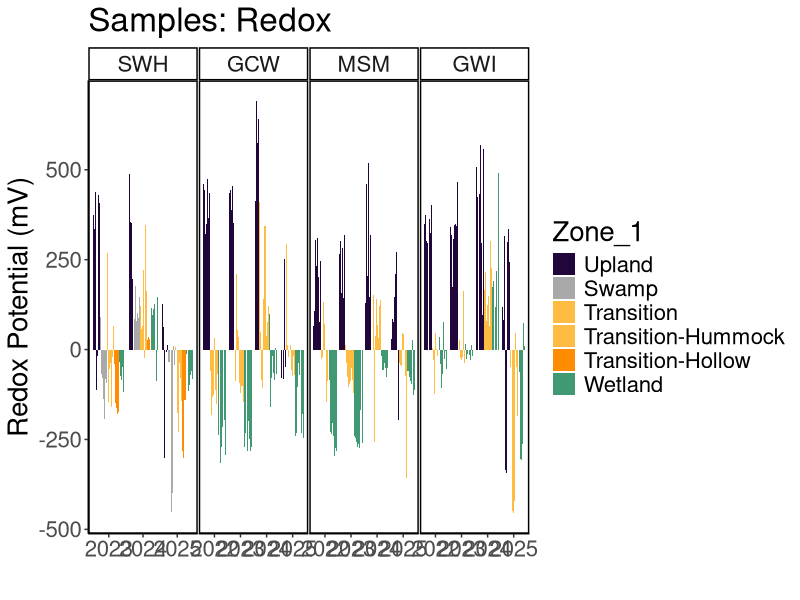
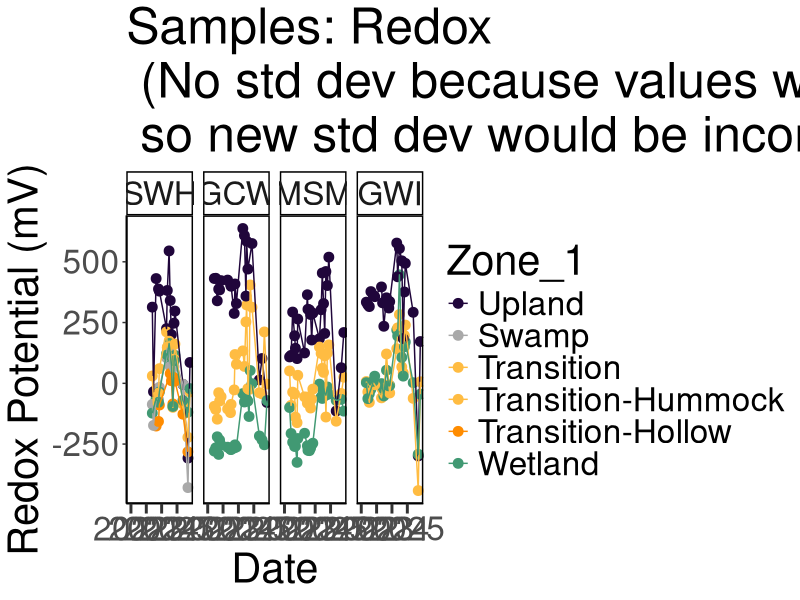
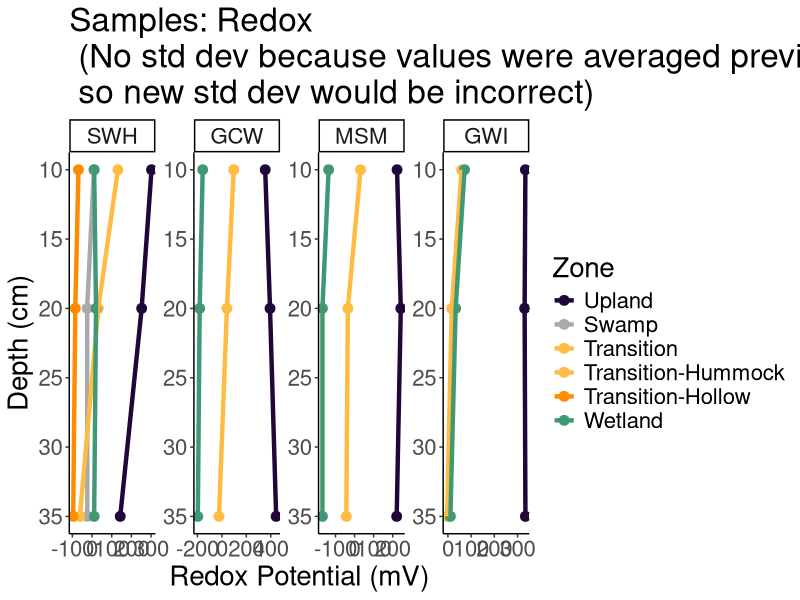
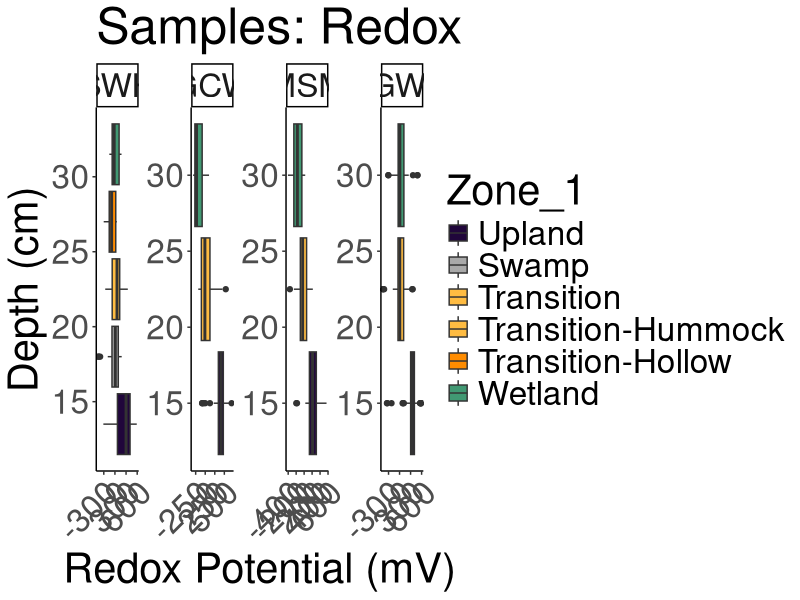
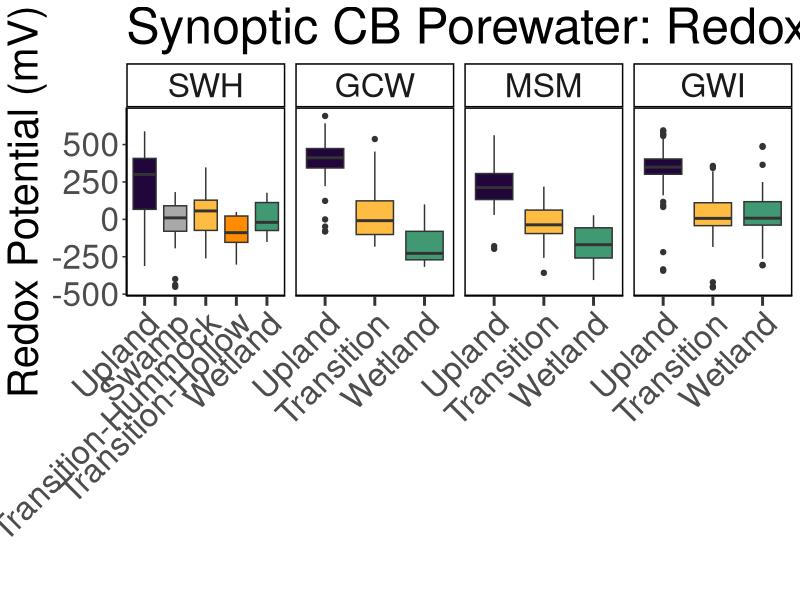
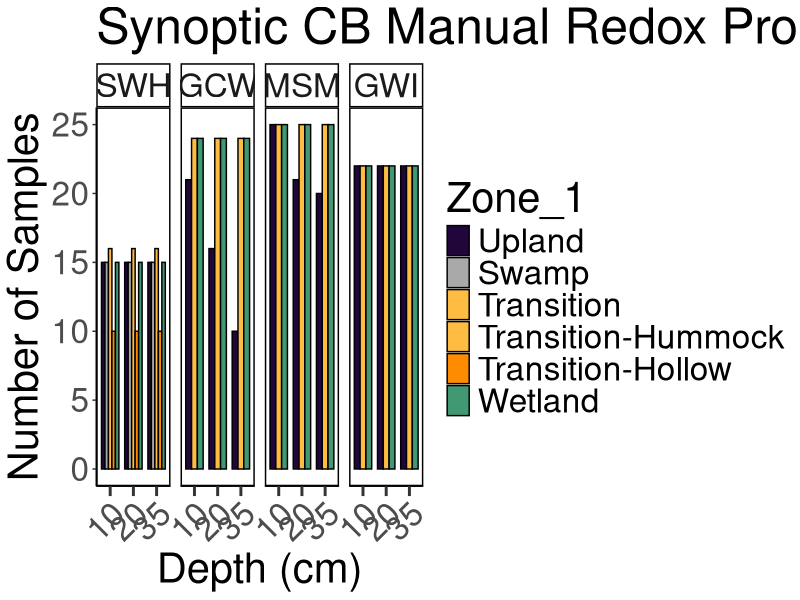
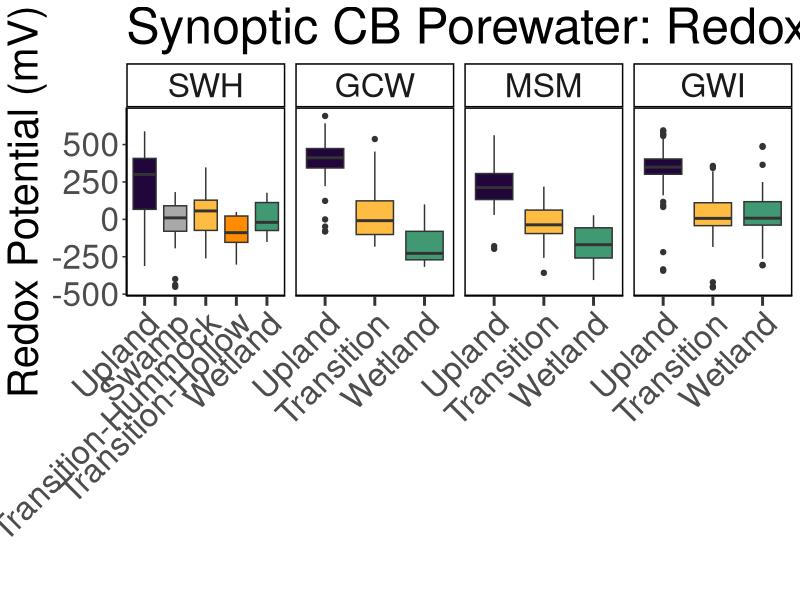

Here is the R script that generated these plots, in order:
## ---- chunk 1
library(dplyr)
library(ggplot2)
library(ggpubr)
library(stringr)
library(readxl)
library(tidyr)
library(tibble)
library(openxlsx)
library(knitr)
## ---- chunk 2

#read in 2022 Dionex Data:
dat22 <- read.csv("2022/Processed Data/COMPASS_Synoptic_CB_Redox_2022_processed.csv")
# head(dat22)
colnames(dat22)

#read in 2023 Dionex Data:
dat23 <- read.csv("2023/Processed Data/COMPASS_Synoptic_CB_Redox_2023_processed.csv")
# head(dat23)
colnames(dat23)

#read in 2024 Dionex Data:
dat24 <- read.csv("2024/Processed Data/COMPASS_Synoptic_CB_Redox_2024_processed.csv")
# head(dat24)
colnames(dat24)

#read in 2025 Dionex Data:
dat25 <- read.csv("2025/Processed Data/COMPASS_Synoptic_CB_Redox_2025_processed.csv")
# head(dat25)
colnames(dat25)

all_dat <- bind_rows(dat22, dat23, dat24, dat25)

all_dat <- all_dat %>%
  mutate(Project = "COMPASS:Synoptic", 
         Region = "CB", 
         Zone_1 = Zone) %>%
  mutate(Zone = case_when(Zone_1 == "Upland" ~ "UP", 
                          Zone_1 == "Transition" ~ "TR", 
                          Zone_1 == "Wetland" ~ "WC", 
                          Zone_1 == "Swamp" ~ "SWAMP",
                          TRUE ~ Zone)) %>% 
  filter (!is.na(Avg_mV))  ##remove NA values from samples not taken

final_dat <- all_dat %>%
  select (-Zone_1)

##Set 4 decimal points max
final_dat <- final_dat %>%
  mutate(across(where(is.numeric), round, digits = 1)) ##This does make all salinities 0 when Cl_ppm is 0 instead of 0.000026

##Format data
final_dat1 <- final_dat %>% 
  mutate(Project = "COMPASS:Synoptic", 
         Region = "CB") %>% 
  rename(Day = Date) %>% 
  select(c("Project", "Region", "Year", "Month", "Day", "Time_24hr",  "Time_Zone", "Site", "Zone", "Topography", "Depth", "Avg_mV", "Std_dv", "Std_err", "Notes"))

## ---- chunk 3

#write out a csv of all the data to the main folder: 
write.csv(final_dat1, "COMPASS_SynopticCB_Redox_AllData.csv", row.names = FALSE)

## ---- chunk 4

data_plotting <- all_dat %>% 
  mutate(Zone_1 = case_when(Site == "SWH" & Zone_1 == "Transition" & Topography == "Hummock" ~ "Transition-Hummock",
                            Site == "SWH" & Zone_1 == "Transition" & Topography == "Hollow" ~ "Transition-Hollow",
                            TRUE ~ Zone_1))

#Order by Zone from Upland to Surface Water
data_plotting$Zone_1 = factor(data_plotting$Zone_1, levels = c("Upland",  "Swamp", "Transition", "Transition-Hummock", "Transition-Hollow", "Wetland"))
data_plotting <- data_plotting[order(data_plotting$Zone_1), ]

#Order by Site from SWH, GCW, MSM, GWI order, which is oligohaline to polyhaline
data_plotting$Site = factor(data_plotting$Site, levels = c("SWH", "GCW", "MSM", "GWI"))
data_plotting <- data_plotting[order(data_plotting$Site), ]

#Plot samples to get a first look at concentrations (sanity check)
#group the data for plotting
data_plotting_all <- data_plotting %>%
  group_by(Site, Zone_1) %>%
  mutate(row_num = factor(row_number())) %>%  # create row_num as factor per group
  ungroup()

# data_plotting_all$Date <- as.Date(paste(data_plotting_all$Year, data_plotting_all$Month, data_plotting_all$Day, sep = "-"))


#Plot data and change colors based on Zone:
viz_redox_plot <- ggplot(data_plotting_all, aes(x = as.character(Year), y = Avg_mV, fill = Zone_1)) +
  geom_bar(stat = "identity", position = position_dodge2(preserve = "total")) +
  facet_grid( ~ Site, scales="free") +
  scale_fill_manual(values = c(
    "Upland" = "#20063B",
    "Swamp" = "darkgrey",
    "Transition" = "#FFBC42",
    "Transition-Hollow" = "darkorange",
    "Transition-Hummock" = "#FFBC42",
    "Wetland" = "#419973")) +
  theme_classic() +
  labs(x = " ", y = "Redox Potential (mV)", title = "Samples: Redox") +
  theme(
    panel.spacing = unit(.05, "lines"), 
    panel.border = element_rect(color = "black", fill = NA, linewidth = 1)) + 
  theme(text = element_text(size = 20))

viz_redox_plot

## ---- chunk 5

##Make Date Column with just Year and Month for Sample ID
all_dat_dates <- data_plotting %>%
  mutate(Month_num = match(Month, month.name)) %>%
  mutate(
    YearMonth = if_else(
      Month_num < 10,
      # Modify the string:
      YearMonth <- paste(Year, Month_num, sep = "-0"), 
      YearMonth <- paste(Year, Month_num, sep = "-"), 
    )
  )

##Summarize SO4 and Cl by Date, Site, and Zone
Redox_avg <- all_dat_dates %>%
  group_by(Month, Year, Site, Zone_1) %>%
   dplyr::summarize(mean_mV = mean(Avg_mV, na.rm=TRUE), 
            YearMonth = first(YearMonth), 
            Date = first(Date))

# Concatenate with a day (e.g., "01" for the first day)
Redox_avg$Date <- paste(Redox_avg$YearMonth, Redox_avg$Date, sep = "-")

# Convert to Date object
Redox_avg$Date <- as.Date(Redox_avg$Date)

# Define the specific date breaks you want to display
specific_breaks <- as.Date(c("2022-01-01", "2023-01-01", "2024-01-01", "2025-01-01"))

viz_redox_plot_avgs <- ggplot(Redox_avg, aes(x = Date, y = mean_mV, color = Zone_1, group = Zone_1)) +
  geom_point(size = 3) + 
  # geom_errorbar(aes(ymin = mean_Cl - sd_Cl, ymax = mean_Cl + sd_Cl), width = 0.2) + 
  geom_line() + 
  facet_grid( ~ Site, scales="free_y") +
  scale_color_manual(values = c(
    "Upland" = "#20063B",
    "Swamp" = "darkgrey",
    "Transition" = "#FFBC42",
    "Transition-Hollow" = "darkorange",
    "Transition-Hummock" = "#FFBC42",
    "Wetland" = "#419973")) +
  theme_classic() +
  labs(x = "Date", y = "Redox Potential (mV)", title = "Samples: Redox\n (No std dev because values were averaged previously,\n so new std dev would be incorrect)") +
  theme(
    panel.spacing = unit(0.5, "lines"), 
    panel.border = element_rect(color = "black", fill = NA, linewidth = 1)) +
  # theme(axis.text.x = element_text(angle = 90, hjust = 0.5))+ 
  theme(text = element_text(size = 30))+
  scale_x_date(breaks = specific_breaks, date_labels = "%Y", expand = expansion(mult = c(0.18, 0.05)))+
  theme(axis.ticks.x = element_line(linewidth = 1))+
  theme(axis.ticks.length.x = unit(0.25, "cm"))

viz_redox_plot_avgs

## ---- chunk 6

##Remove SW and calculate average and sd for each depth
Redox_avg <- all_dat_dates %>%
  group_by(Site, Zone_1, Depth) %>%
   dplyr::summarize(mean_mV = mean(Avg_mV, na.rm=TRUE))

viz_redox_plot_depth <- ggplot(Redox_avg, aes(x = as.numeric(Depth), y = mean_mV, color = Zone_1, group = Zone_1)) +
  geom_point(size = 3) + 
  # Zone_geom_errorbar(aes(ymin = mean_Cl - sd_Cl, ymax = mean_Cl + sd_Cl), width = 0.5, size = 1) + 
  geom_line(size = 1.5) + 
  facet_wrap( ~ Site, scales="free", nrow = 1) + 
  scale_color_manual(values = c(
    "Upland" = "#20063B",
    "Swamp" = "darkgrey",
    "Transition" = "#FFBC42",
    "Transition-Hollow" = "darkorange",
    "Transition-Hummock" = "#FFBC42",
    "Wetland" = "#419973")) +
  theme_classic() +
  #labs(x = "Depth (cm)", y = "Redox Potential (mV)", title = "Samples: Redox profiles across transects") +
  labs(x = "Depth (cm)", y = "Redox Potential (mV)", title = "Samples: Redox\n (No std dev because values were averaged previously,\n so new std dev would be incorrect)") +
  theme(text = element_text(size = 20))+
  coord_flip() + 
  scale_x_continuous(trans = "reverse") + 
  labs(color = "Zone") 

viz_redox_plot_depth

## ---- chunk 7

##Remove SW
data_plotting_depth <- data_plotting %>%
  mutate(Depth_cm = factor(Depth, levels = c("45", "20", "10")))


#Plot data and change colors based on Zone:
viz_redox_depth <-  ggplot(data_plotting_depth, aes(x = Depth, y = Avg_mV, fill = Zone_1)) +
  geom_boxplot() +
  facet_wrap( ~ Site, scales="free", nrow = 1) +
  scale_fill_manual(values = c(
    "Upland" = "#20063B",
    "Swamp" = "darkgrey",
    "Transition" = "#FFBC42",
    "Transition-Hollow" = "darkorange",
    "Transition-Hummock" = "#FFBC42",
    "Wetland" = "#419973")) +
  theme_classic() +
  labs(x = "Depth (cm)", y = "Redox Potential (mV)", title = "Samples: Redox") +
  # theme(
  #   panel.spacing = unit(.05, "lines"), 
  #   panel.border = element_rect(color = "black", fill = NA, linewidth = 1))+ 
  theme(text = element_text(size = 30))+
  theme(axis.text.x = element_text(angle = 45, vjust = 1, hjust = 1))+ 
  coord_flip() 

viz_redox_depth

## ---- chunk 8


##Summarize SO4 and Cl by Date, Site, and Zone
viz_redox_boxplot <- ggplot(all_dat_dates, aes(x = Zone_1, y = Avg_mV, fill = Zone_1, group = Zone_1)) +
  geom_boxplot() + 
  facet_grid( ~ Site, scales = "free_x") +
  scale_x_discrete(drop = TRUE) +
  scale_fill_manual(values = c(
    "Upland" = "#20063B",
    "Swamp" = "darkgrey",
    "Transition" = "#FFBC42",
    "Transition-Hollow" = "darkorange",
    "Transition-Hummock" = "#FFBC42",
    "Wetland" = "#419973")) +
  theme_classic() +
  labs(x = " ", y = "Redox Potential (mV)", title = "Synoptic CB Porewater: Redox Potential") +
  theme(
    panel.spacing = unit(0.5, "lines"), 
    panel.border = element_rect(color = "black", fill = NA, linewidth = 1)) +
  theme(axis.text.x = element_text(angle = 45, vjust = 1, hjust = 1))+ 
  theme(text = element_text(size = 30))+
  theme(axis.ticks.x = element_line(linewidth = 1))+
  theme(axis.ticks.length.x = unit(0.25, "cm"))+ 
  #scale_x_discrete(labels = c("Upland", "Swamp", "Transition", "Wetland", "Surface Water"))+ 
  theme(legend.position = "none")

viz_redox_boxplot

# Save as a PNG
png("COMPASS_SynopticCB_Redox_alldata.png", width = 2000, height = 1200, res = 100) 
print(viz_redox_boxplot)  # For ggplot objects, use print()
dev.off() 

## ---- chunk 9
# It would also be great to add to our collation codes a summary chunk that will calculate value ranges, means, and standard deviations (and errors) for each site, zone, depth for each year; also for each site zone, depth overall; and for each site and zone overall so that we have some easy access to metrics. Was just thinking this might be helpful today when re-collating the DIC data.

colnames(all_dat)

##Metrics for each site, zone, depth for each year
summary_by_year <- data_plotting %>%
  group_by(Year, Site, Zone_1, Depth) %>%
   reframe(
     min_mV = min(Avg_mV, na.rm=TRUE),
     max_mV = max(Avg_mV, na.rm=TRUE), 
     mean_mV = mean(Avg_mV, na.rm=TRUE)) %>%
  mutate(across(where(is.numeric), round, digits = 4)) 

##Metrics for each site, zone, depth for all years
summary_all_years <- data_plotting %>%
  group_by(Site, Zone_1, Depth) %>%
   reframe(
     min_mV = min(Avg_mV, na.rm=TRUE),
     max_mV = max(Avg_mV, na.rm=TRUE), 
     mean_mV = mean(Avg_mV, na.rm=TRUE)) %>%
  mutate(across(where(is.numeric), round, digits = 4)) 

##Metrics for each site and zone for all depths and years
summary_all_depths_years <- data_plotting %>%
  group_by(Site, Zone_1) %>%
   reframe(
     min_mV = min(Avg_mV, na.rm=TRUE),
     max_mV = max(Avg_mV, na.rm=TRUE), 
     mean_mV = mean(Avg_mV, na.rm=TRUE)) %>%
  mutate(across(where(is.numeric), round, digits = 4)) 

## ---- chunk 10
#  I am thinking it might be cool to add to our porewater collation files a table at the end that has total number of samples then also some info about # of samples per zone, site, depth etc.

##Metrics for each year
sample_numbers_years <- data_plotting %>%
  group_by(Year) %>%
   reframe(
     Number_of_samples = n())

##Metrics for each site, zone, depth for all years
sample_numbers <- data_plotting %>%
  group_by(Site, Zone_1, Depth) %>%
   reframe(
     Number_of_samples = n())
     

## ---- chunk 11

library(kableExtra)

kable(
  summary_all_depths_years[, c("Site", "Zone_1", "min_mV",	"max_mV", "mean_mV")],  
  format = "latex",
  booktabs = TRUE,
  caption = "Summary Statistics"
) %>%
  kable_styling(
    latex_options = c("hold_position", "striped", "scale_down"),
    font_size = 12
  ) %>%
  row_spec(0, bold = TRUE) %>%   # header
  column_spec(1, bold = TRUE)


## ---- chunk 12

kable(
  sample_numbers_years[, c("Year", "Number_of_samples")],  
  format = "latex",
  booktabs = TRUE,
  caption = paste0("Total Samples: ", nrow(all_dat))
) %>%
  kable_styling(
    latex_options = c("hold_position", "striped", "scale_down"),
    font_size = 12
  ) %>%
  row_spec(0, bold = TRUE) %>%   # header
  column_spec(1, bold = TRUE)

## ---- chunk 13

##Number of Samples Plots
sample_num_barplot <- ggplot(sample_numbers, aes(x = as.character(Depth), y = Number_of_samples, fill = Zone_1)) +
  geom_col(position = "dodge", color = "black", width = 0.75) + # 'color' adds a border to the bars
  facet_grid(~Site , scales = "free_x") +
  scale_x_discrete(drop = TRUE) +
  scale_fill_manual(values = c(
    "Upland" = "#20063B",
    "Swamp" = "darkgrey",
    "Transition" = "#FFBC42",
    "Transition-Hollow" = "darkorange",
    "Transition-Hummock" = "#FFBC42",
    "Wetland" = "#419973")) +
  theme_classic() +
  labs(x = "Depth (cm)", y = "Number of Samples", title = "Synoptic CB Manual Redox Probe Sample Numbers") +
  theme(
    panel.spacing = unit(0.5, "lines"),
    panel.border = element_rect(color = "black", fill = NA, linewidth = 1)) +
  theme(axis.text.x = element_text(angle = 45, vjust = 1, hjust = 1))+
  theme(text = element_text(size = 30))+
  theme(axis.ticks.x = element_line(linewidth = 1))+
  theme(axis.ticks.length.x = unit(0.25, "cm"))
  #scale_x_discrete(labels = c("Upland", "Swamp", "Transition", "Wetland", "Surface Water"))+
  # theme(legend.position = "none")

sample_num_barplot
## ---- chunk 14

#write out a csv of all the data to the main folder: 
write.csv(summary_by_year, "COMPASS_SynopticCB_Redox_Summarized_By_Year.csv")


#write out a csv of the metadata associated with the data: 
write.csv(summary_all_years, "COMPASS_SynopticCB_Redox_Summarized_Years_Combined.csv")


#write out a csv of the metadata associated with the data: 
write.csv(summary_all_depths_years, "COMPASS_SynopticCB_Redox_Summarized_Years_and_Depths_Combined.csv")
